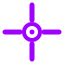

Python code for this plot:
#!/usr/bin/env python3
# Crosshair.py -- GTK3 crosshair overlay for Linux (Wayland + X11)
#
# v3.2.0 hardening pass (Nobara/KDE audit):
#   - Removed all pgrep/pkill/PID-file process-name killing (C-01/C-02).
#     Single-instance is now an advisory flock under $XDG_RUNTIME_DIR.
#   - Config load/save moved to crosshair_core: atomic writes, symlink
#     refusal, corrupt-file preservation, strict IPC validation (C-05/H-16).
#   - IPC is a bounded-size JSON protocol with peer-UID checking and a
#     boolean `ok` on every response (H-06).
#   - Actual GDK backend is detected (not just $XDG_SESSION_TYPE); native
#     Wayland without GTK Layer Shell now fails clearly instead of drawing
#     an unmanaged fallback window (C-06/C-07).
#   - Autostart is XDG-only; the old systemd user service is removed on
#     install/uninstall (C-03).
#   - Restart uses a pipe-EOF handoff so the replacement never races the
#     outgoing process for the lock/socket (H-11).
#   - See INTEGRATION.md and the release-gate checklist for the full list.
#
# 28/05/2026 patch (v3.1, preserved behavior): deduped draw code, X11 input
#   passthrough + type hint, dot_ring shape, --status flag, active-monitor
#   in dropdown, fix tray toggle not syncing checkbox, fix Gtk.Arrow
#   deprecation, fix scale label layout, math.tau, ASCII section separators
#
# 19/08/2026 patch: `--quit` no longer silently no-ops if the GTK
#   main loop is wedged. IPC commands are queued with GLib.idle_add and
#   normally acknowledge before the GTK callback executes. The "quit"
#   handler therefore starts a watchdog thread that gives the main loop
#   ~3s to flip should_quit, then self-terminates this process if it does
#   not. Other UI/control commands (toggle/show/hide/config/reload/set/
#   restart) still acknowledge when queued, not when applied; a wedged
#   main loop can leave those requests unapplied. That is a known
#   limitation, not covered by the quit watchdog. The watchdog never
#   signals any *other* process by PID or name -- it only exits itself,
#   preserving the C-01/C-02 decoy-process safety.

import argparse
import contextlib
import importlib
import json
import logging
import math
import os
import shutil
import signal
import subprocess
import sys
import threading
import time
from pathlib import Path

import crosshair_core as core

APP_ID = core.APP_ID
APP_NAME = core.APP_NAME
APP_VERSION = core.APP_VERSION

# --- small pure helpers (unchanged from v3.1) ---------------------------

def _clamp(v, lo, hi):
    return lo if v < lo else hi if v > hi else v

def _hex_to_rgba(hexstr, alpha=1.0):
    s = (hexstr or "").strip()
    if not s:
        return (0.65, 0.0, 1.0, alpha)
    if s.startswith("#"):
        s = s[1:]
    if len(s) == 3:
        s = "".join([c + c for c in s])
    if len(s) != 6:
        return (0.65, 0.0, 1.0, alpha)
    try:
        r = int(s[0:2], 16) / 255.0
        g = int(s[2:4], 16) / 255.0
        b = int(s[4:6], 16) / 255.0
        return (r, g, b, alpha)
    except Exception:
        return (0.65, 0.0, 1.0, alpha)

def _rgba_to_hex(rgba):
    r, g, b = rgba[0], rgba[1], rgba[2]
    ri = int(_clamp(r, 0, 1) * 255)
    gi = int(_clamp(g, 0, 1) * 255)
    bi = int(_clamp(b, 0, 1) * 255)
    return f"#{ri:02x}{gi:02x}{bi:02x}"

def _sanitize_inplace(cfg: dict) -> dict:
    """Sanitize cfg in place -- matches the mutation pattern the GUI relies on."""
    clean = core.sanitize_config(cfg)
    cfg.clear()
    cfg.update(clean)
    return cfg

# --- installer / autostart (XDG-only, atomic, symlink-safe) -------------

def _desktop_entry_exec(bin_path: Path, *, daemon: bool = False) -> str:
    # A normal application launch must activate/show the settings window.
    # Only the XDG autostart entry should start a hidden background daemon.
    # Desktop Entry Specification quoting: wrap in double quotes, escape
    # embedded backslashes/quotes.
    escaped = str(bin_path).replace("\\", "\\\\").replace('"', '\\"')
    command = f'"{escaped}"'
    return f"{command} --daemon --no-ui" if daemon else command

def _validate_desktop_file(path: Path) -> None:
    exe = shutil.which("desktop-file-validate")
    if not exe:
        print(f"Note: desktop-file-validate not found; skipped validation of {path}",
              file=sys.stderr)
        return
    try:
        result = subprocess.run([exe, str(path)], capture_output=True, text=True, timeout=5)
    except (OSError, subprocess.TimeoutExpired) as exc:
        raise core.CoreError(f"Could not run desktop-file-validate: {exc}") from exc
    if result.returncode != 0:
        with contextlib.suppress(OSError):
            path.unlink(missing_ok=True)
        raise core.CoreError(
            f"Generated desktop entry failed validation, removed:\n"
            f"{result.stdout}{result.stderr}".strip()
        )

def _desktop_dir() -> Path:
    exe = shutil.which("xdg-user-dir")
    if exe:
        try:
            result = subprocess.run([exe, "DESKTOP"], capture_output=True, text=True, timeout=3)
            candidate = result.stdout.strip()
            if result.returncode == 0 and candidate:
                return Path(candidate)
        except (OSError, subprocess.TimeoutExpired):
            pass
    return Path.home() / "Desktop"

def _remove_legacy_systemd_unit() -> list[str]:
    """Remove the v3.1 systemd user service, if present (C-03 migration)."""
    removed = []
    unit = Path.home() / ".config" / "systemd" / "user" / f"{APP_ID}.service"
    if unit.exists():
        try:
            subprocess.run(["systemctl", "--user", "disable", "--now", f"{APP_ID}.service"],
                           check=False, stdout=subprocess.DEVNULL, stderr=subprocess.DEVNULL,
                           timeout=5)
            subprocess.run(["systemctl", "--user", "daemon-reload"], check=False,
                           stdout=subprocess.DEVNULL, stderr=subprocess.DEVNULL, timeout=5)
        except (OSError, subprocess.TimeoutExpired):
            pass
        try:
            unit.unlink()
            removed.append(str(unit))
        except OSError:
            pass
    return removed

def _migrate_legacy_config(paths: core.AppPaths, log: logging.Logger) -> None:
    """One-time copy from the old purplecrosshair config location.

    Explicit and logged, called only from run_daemon() startup -- never at
    import time, so --help/--doctor/--status never touch the filesystem
    for this.
    """
    old_config = paths.home / ".config" / "purplecrosshair" / "config.json"
    if not old_config.exists() or paths.config_file.exists():
        return
    if old_config.is_symlink():
        log.warning("Skipping legacy config migration: source is a symlink (%s)", old_config)
        return
    try:
        data = old_config.read_bytes()
        core.atomic_write_bytes(paths.config_file, data, mode=0o600)
        log.info("Migrated legacy config from %s to %s", old_config, paths.config_file)
    except OSError as exc:
        log.warning("Legacy config migration failed: %s", exc)

def install_self(paths: core.AppPaths) -> tuple[Path, Path]:
    src = Path(__file__).resolve()
    if src.is_symlink():
        raise core.CoreError(f"Refusing to install from symlink source: {src}")
    core.atomic_write_bytes(paths.installed_source, src.read_bytes(), mode=0o644)
    launcher = f'#!/usr/bin/env bash\nexec python3 "{paths.installed_source}" "$@"\n'
    core.atomic_write_text(paths.bin_file, launcher, mode=0o755)
    app_entry = (
        "[Desktop Entry]\n"
        "Version=1.0\n"
        "Type=Application\n"
        f"Name={APP_NAME}\n"
        "Comment=Crosshair overlay for games without a built-in reticle\n"
        f"Exec={_desktop_entry_exec(paths.bin_file)}\n"
        "Icon=input-gaming\n"
        "Terminal=false\n"
        "Categories=Game;\n"
        "StartupNotify=false\n"
    )
    core.atomic_write_text(paths.application_entry, app_entry, mode=0o644)
    _validate_desktop_file(paths.application_entry)
    return paths.installed_source, paths.bin_file

def install_autostart(paths: core.AppPaths, log: logging.Logger | None = None) -> tuple[Path, Path]:
    _, bin_path = install_self(paths)
    content = (
        "[Desktop Entry]\n"
        "Type=Application\n"
        "Version=1.0\n"
        f"Name={APP_NAME}\n"
        "Comment=Crosshair overlay\n"
        f"TryExec={bin_path}\n"
        f"Exec={_desktop_entry_exec(bin_path, daemon=True)}\n"
        "Icon=input-gaming\n"
        "Terminal=false\n"
        "Categories=Utility;\n"
        "StartupNotify=false\n"
        "X-KDE-autostart-after=panel\n"
        "NoDisplay=true\n"
    )
    core.atomic_write_text(paths.autostart_entry, content, mode=0o644)
    _validate_desktop_file(paths.autostart_entry)
    removed_legacy = _remove_legacy_systemd_unit()
    if removed_legacy and log:
        log.info("Removed legacy systemd autostart unit(s): %s", removed_legacy)
    return bin_path, paths.autostart_entry

def install_desktop_shortcut(paths: core.AppPaths) -> Path:
    _, bin_path = install_self(paths)
    desktop_dir = _desktop_dir()
    if desktop_dir.is_symlink():
        raise core.CoreError(f"Refusing symlink desktop directory: {desktop_dir}")
    desktop_dir.mkdir(parents=True, exist_ok=True)
    shortcut = desktop_dir / f"{APP_ID}.desktop"
    content = (
        "[Desktop Entry]\n"
        "Version=1.0\n"
        "Type=Application\n"
        f"Name={APP_NAME}\n"
        "Comment=Crosshair overlay -- click to open settings\n"
        f"Exec={_desktop_entry_exec(bin_path)}\n"
        "Icon=input-gaming\n"
        "Terminal=false\n"
        "Categories=Utility;\n"
        "StartupNotify=false\n"
    )
    core.atomic_write_text(shortcut, content, mode=0o755)
    _validate_desktop_file(shortcut)
    return shortcut

def uninstall_app(paths: core.AppPaths) -> list[str]:
    removed = []
    targets = (
        paths.autostart_entry, paths.application_entry, paths.bin_file, paths.installed_source,
    )
    for p in targets:
        try:
            if p.exists() or p.is_symlink():
                p.unlink()
                removed.append(str(p))
        except OSError:
            pass
    removed += _remove_legacy_systemd_unit()
    for d in (paths.installed_source.parent, paths.application_entry.parent):
        try:
            if d.exists() and not any(d.iterdir()):
                d.rmdir()
        except OSError:
            pass
    return removed

def purge_config(paths: core.AppPaths) -> list[str]:
    removed = []
    try:
        if paths.config_dir.exists():
            for p in sorted(paths.config_dir.glob("*")):
                if p.is_file() or p.is_symlink():
                    p.unlink()
                    removed.append(str(p))
            if not any(paths.config_dir.iterdir()):
                paths.config_dir.rmdir()
                removed.append(str(paths.config_dir))
    except OSError as exc:
        print(f"Could not fully purge config: {exc}", file=sys.stderr)
    return removed

def start_daemon_background(paths: core.AppPaths) -> bool:
    try:
        subprocess.Popen(
            [sys.executable, str(Path(__file__).resolve()), "--daemon", "--no-ui"],
            stdout=subprocess.DEVNULL, stderr=subprocess.DEVNULL,
            start_new_session=True,
        )
        return True
    except OSError:
        return False

# --- doctor ---------------------------------------------------------------

def doctor(paths: core.AppPaths) -> int:
    mandatory_ok = True
    lines = [f"{APP_NAME} v{APP_VERSION} doctor"]
    session_hint = os.environ.get("XDG_SESSION_TYPE", "").strip().lower()
    lines.append(f"XDG_SESSION_TYPE (hint only, not authoritative): {session_hint or '(unset)'}")
    lines.append(f"Config:   {paths.config_file}")
    lines.append(f"Socket:   {paths.socket_file}")
    lines.append(f"Lock:     {paths.lock_file}")
    lines.append(f"Log:      {paths.log_file}")
    if paths.runtime_fallback:
        lines.append("WARNING: XDG_RUNTIME_DIR is unset/invalid; using a private cache "
                      "fallback. A normal desktop login should provide a valid runtime dir.")

    checks = [
        ("GTK3",          "Gtk",           "3.0", True),
        ("Gdk",           "Gdk",           "3.0", True),
        ("pycairo",       None,            None,  True),
        ("GtkLayerShell", "GtkLayerShell", "0.1", session_hint == "wayland"),
    ]
    try:
        import gi
    except Exception as exc:
        lines.append(f"  [MISS] PyGObject (MANDATORY): {exc}")
        mandatory_ok = False
        gi = None

    for label, ns, ver, mandatory in checks:
        try:
            if ns is None:
                importlib.import_module("cairo")
            else:
                if gi is None:
                    raise RuntimeError("PyGObject not available")
                gi.require_version(ns, ver)
                importlib.import_module(f"gi.repository.{ns}")
            lines.append(f"  [OK]   {label}")
        except Exception as exc:
            marker = "MANDATORY" if mandatory else "optional"
            lines.append(f"  [MISS] {label} ({marker}): {exc}")
            if mandatory:
                mandatory_ok = False

    tray_ok = False
    if gi is not None:
        for ns in ("AyatanaAppIndicator3", "AppIndicator3"):
            try:
                gi.require_version(ns, "0.1")
                importlib.import_module(f"gi.repository.{ns}")
                lines.append(f"  [OK]   tray via {ns}")
                tray_ok = True
                break
            except Exception:
                continue
    if not tray_ok:
        lines.append("  [WARN] no AppIndicator backend found; tray falls back to Gtk.StatusIcon "
                      "(this never blocks the overlay)")

    try:
        response = core.ipc_call(paths, {"cmd": "status"}, timeout=0.5)
        lines.append(f"Daemon:   running (pid {response.get('pid', '?')}, "
                      f"backend={response.get('backend', '?')}, "
                      f"layershell={response.get('layershell', '?')})")
    except core.IpcUnavailable:
        lines.append("Daemon:   not running")

    print("\n".join(lines))
    return 0 if mandatory_ok else 1

# --- daemon (GTK overlay + UI) --------------------------------------------

def run_daemon(paths: core.AppPaths, open_config: bool = False, verbose: bool = False) -> int:
    import warnings
    warnings.filterwarnings("ignore", category=DeprecationWarning)

    log = core.setup_logging(paths, verbose=verbose)
    log.info("Starting %s v%s (pid %s)", APP_NAME, APP_VERSION, os.getpid())
    if paths.runtime_fallback:
        log.warning("XDG_RUNTIME_DIR unset/invalid; using private fallback: %s", paths.runtime_dir)

    _migrate_legacy_config(paths, log)

    try:
        import gi
        gi.require_version("Gtk", "3.0")
        gi.require_version("Gdk", "3.0")
        from gi.repository import Gdk, GLib, GObject, Gtk
    except Exception as exc:
        msg = "GTK3 (PyGObject) is not available. Install python3-gobject + gtk3."
        print(msg, file=sys.stderr)
        print(str(exc), file=sys.stderr)
        log.error("%s -- %s", msg, exc)
        return 2

    try:
        def _gtk_log_suppress(domain, level, message, user_data):
            pass
        GLib.log_set_handler("Gtk", GLib.LogLevelFlags.LEVEL_WARNING, _gtk_log_suppress, None)
    except Exception:
        pass

    try:
        import cairo
    except Exception as exc:
        msg = "pycairo is not available. Install python3-cairo / python3-gi-cairo."
        print(msg, file=sys.stderr)
        print(str(exc), file=sys.stderr)
        log.error("%s -- %s", msg, exc)
        return 2

    display = Gdk.Display.get_default()
    if display is None:
        msg = "No graphical display detected."
        print(msg, file=sys.stderr)
        log.error(msg)
        return 2

    def _detect_backend(disp):
        # The GObject type name is intrinsic to the C library and is reliable
        # even when the optional GdkWayland/GdkX11 GI namespaces aren't
        # installed -- unlike $XDG_SESSION_TYPE, which can disagree with the
        # actual GDK backend under XWayland.
        try:
            type_name = GObject.type_name(disp)
        except Exception:
            type_name = type(disp).__name__
        lowered = type_name.lower()
        for key in ("wayland", "x11", "broadway", "win32", "quartz"):
            if key in lowered:
                return key
        return os.environ.get("XDG_SESSION_TYPE", "").strip().lower() or "unknown"

    backend = _detect_backend(display)
    is_wayland = (backend == "wayland")
    log.info("Detected GDK backend: %s", backend)

    HAVE_LAYERSHELL = False
    GtkLayerShell = None
    try:
        gi.require_version("GtkLayerShell", "0.1")
        from gi.repository import GtkLayerShell as _GtkLayerShell
        GtkLayerShell = _GtkLayerShell
        HAVE_LAYERSHELL = bool(GtkLayerShell.is_supported()) if hasattr(
            GtkLayerShell, "is_supported") else True
    except Exception:
        HAVE_LAYERSHELL = False

    if is_wayland and not HAVE_LAYERSHELL:
        msg = ("Native Wayland session detected but GTK Layer Shell is unavailable or "
               "unsupported by this compositor. Install gtk-layer-shell (Nobara/Fedora: "
               "'sudo dnf install gtk-layer-shell') and retry. Refusing to fall back to an "
               "unmanaged window that cannot guarantee placement/stacking.")
        print(msg, file=sys.stderr)
        log.error(msg)
        return 2
    use_layershell = bool(is_wayland and HAVE_LAYERSHELL)

    HAVE_APPINDICATOR = False
    AppIndicator3 = None
    for _ns in ("AyatanaAppIndicator3", "AppIndicator3"):
        try:
            gi.require_version(_ns, "0.1")
            AppIndicator3 = importlib.import_module(f"gi.repository.{_ns}")
            HAVE_APPINDICATOR = True
            log.info("Tray backend: %s", _ns)
            break
        except Exception:
            continue
    if not HAVE_APPINDICATOR:
        log.info("No AppIndicator backend found; tray falls back to Gtk.StatusIcon")

    try:
        core.ensure_runtime(paths)
    except core.CoreError as exc:
        print(str(exc), file=sys.stderr)
        log.error(str(exc))
        return 2

    result = core.load_config(paths.config_file, log)
    cfg = result.config
    _cfg_fingerprint = [core.file_fingerprint(paths.config_file)]

    def _save_cfg():
        core.save_config(cfg, paths.config_file)
        _cfg_fingerprint[0] = core.file_fingerprint(paths.config_file)

    def _save_if_needed(was_auto_save: bool, now_auto_save: bool):
        # Always save when auto-save is on, AND force one save on the
        # on->off transition so that turning auto-save off is itself
        # persisted (H-03) -- otherwise the fact that it's now off would
        # only reach disk on some later externally-triggered save. Shared
        # by both the settings-window debounce handler and the IPC "set"
        # command, which can independently flip auto_save.
        if now_auto_save or (was_auto_save and not now_auto_save):
            _save_cfg()

    # Acquire the single-instance lock and bind the IPC socket now -- BEFORE
    # building any windows, the settings UI, or the tray. A duplicate launch
    # must fail fast here without doing GTK/tray/D-Bus work (tray setup can
    # block for seconds, or hang entirely, on a system with no session bus).
    # handle_ipc references cfg/apply_config/settings_window/etc. that don't
    # exist yet -- that's fine, since IpcServer only calls the dispatcher
    # once a real request arrives, and _ipc_handler_ref is filled in once
    # handle_ipc is fully defined further down, well before Gtk.main() runs.
    _ipc_handler_ref = {"fn": None}

    def _dispatch_ipc(req):
        fn = _ipc_handler_ref["fn"]
        if fn is None:
            return {"ok": False, "message": "daemon is still starting up"}
        return fn(req)

    server = core.IpcServer(paths, _dispatch_ipc, log)
    try:
        server.start()
    except core.AlreadyRunning:
        msg = f"{APP_NAME} daemon is already running (lock held: {paths.lock_file})."
        print(msg, file=sys.stderr)
        log.error(msg)
        return 3
    except core.CoreError as exc:
        print(str(exc), file=sys.stderr)
        log.error(str(exc))
        return 2

    def _wrap_scrollable(widget):
        scrolled = Gtk.ScrolledWindow()
        scrolled.set_policy(Gtk.PolicyType.NEVER, Gtk.PolicyType.AUTOMATIC)
        scrolled.set_min_content_height(260)
        scrolled.add(widget)
        return scrolled

    # === shared crosshair drawing
    # Used by both the overlay window and the settings preview.
    # No cairo save/restore -- callers handle that if needed.
    def _draw_crosshair(cr, cx, cy, c):
        shape = c.get("shape", "dot")
        opacity = float(c.get("opacity", 0.95))
        size = float(c.get("size", 5))
        thick = float(c.get("thickness", 2))
        gap = float(c.get("gap", 3))
        main_rgba = _hex_to_rgba(c.get("color", "#a000ff"), opacity)

        outline = c.get("outline", {})
        outline_on = bool(outline.get("enabled", True)) and int(outline.get("thickness", 1)) > 0
        outline_thick = float(outline.get("thickness", 1))
        outline_rgba = _hex_to_rgba(
            outline.get("color", "#000000"),
            float(outline.get("opacity", 0.8)) * opacity,
        )

        shadow = c.get("shadow", {})
        shadow_on = bool(shadow.get("enabled", False))
        sh_rgba = _hex_to_rgba(
            shadow.get("color", "#000000"),
            float(shadow.get("opacity", 0.35)) * opacity,
        )
        sh_dx = float(shadow.get("offset_x", 1))
        sh_dy = float(shadow.get("offset_y", 1))

        cr.set_line_cap(cairo.LINE_CAP_ROUND)
        cr.set_line_join(cairo.LINE_JOIN_ROUND)

        def stroke_lines(rgba, width, dx=0.0, dy=0.0):
            cr.set_source_rgba(*rgba)
            cr.set_line_width(max(0.5, width))
            if shape in ("cross", "cross_dot", "plus"):
                g = 0.0 if shape == "plus" else gap
                cr.move_to(cx+dx,   cy+dy-g)
                cr.line_to(cx+dx,   cy+dy-(g+size))
                cr.move_to(cx+dx,   cy+dy+g)
                cr.line_to(cx+dx,   cy+dy+(g+size))
                cr.move_to(cx+dx-g, cy+dy)
                cr.line_to(cx+dx-(g+size), cy+dy)
                cr.move_to(cx+dx+g, cy+dy)
                cr.line_to(cx+dx+(g+size), cy+dy)
                cr.stroke()
            if shape in ("x", "x_dot"):
                cr.move_to(cx+dx-gap, cy+dy-gap)
                cr.line_to(cx+dx-(gap+size), cy+dy-(gap+size))
                cr.move_to(cx+dx+gap, cy+dy+gap)
                cr.line_to(cx+dx+(gap+size), cy+dy+(gap+size))
                cr.move_to(cx+dx-gap, cy+dy+gap)
                cr.line_to(cx+dx-(gap+size), cy+dy+(gap+size))
                cr.move_to(cx+dx+gap, cy+dy-gap)
                cr.line_to(cx+dx+(gap+size), cy+dy-(gap+size))
                cr.stroke()
            if shape in ("ring", "circle", "dot_ring"):
                cr.arc(cx+dx, cy+dy, max(1.0, size), 0.0, math.tau)
                cr.stroke()

        def fill_dot(rgba, radius, dx=0.0, dy=0.0):
            cr.set_source_rgba(*rgba)
            cr.arc(cx+dx, cy+dy, max(0.5, radius), 0.0, math.tau)
            cr.fill()

        # shadow pass
        if shadow_on:
            if shape == "dot":
                fill_dot(sh_rgba, max(1.0, size), sh_dx, sh_dy)
            elif shape in ("ring", "circle"):
                stroke_lines(sh_rgba, thick, sh_dx, sh_dy)
            elif shape == "dot_ring":
                stroke_lines(sh_rgba, thick, sh_dx, sh_dy)
                fill_dot(sh_rgba, max(1.0, thick * 0.9), sh_dx, sh_dy)
            else:
                stroke_lines(sh_rgba, thick, sh_dx, sh_dy)
                if shape in ("cross_dot", "x_dot"):
                    fill_dot(sh_rgba, max(1.0, thick * 0.9), sh_dx, sh_dy)

        # outline pass
        if outline_on:
            ow = thick + outline_thick * 2.0
            if shape == "dot":
                fill_dot(outline_rgba, max(1.0, size + outline_thick))
            elif shape in ("ring", "circle"):
                stroke_lines(outline_rgba, ow)
            elif shape == "dot_ring":
                stroke_lines(outline_rgba, ow)
                fill_dot(outline_rgba, max(1.0, thick * 0.9 + outline_thick))
            else:
                stroke_lines(outline_rgba, ow)
                if shape in ("cross_dot", "x_dot"):
                    fill_dot(outline_rgba, max(1.0, thick * 0.9 + outline_thick))

        # main pass
        if shape == "dot":
            fill_dot(main_rgba, max(1.0, size))
        elif shape in ("ring", "circle"):
            stroke_lines(main_rgba, thick)
        elif shape == "dot_ring":
            stroke_lines(main_rgba, thick)
            fill_dot(main_rgba, max(1.0, thick * 0.9))
        else:
            stroke_lines(main_rgba, thick)
            if shape in ("cross_dot", "x_dot"):
                fill_dot(main_rgba, max(1.0, thick * 0.9))

    SHAPES = ["dot", "cross", "x", "plus", "ring", "circle",
              "cross_dot", "x_dot", "dot_ring"]

    # === overlay window

    class OverlayWindow(Gtk.Window):
        def __init__(self, monitor, is_wayland, use_layershell):
            super().__init__(type=Gtk.WindowType.TOPLEVEL)
            self.monitor = monitor
            self.is_wayland = is_wayland
            self.use_layershell = use_layershell

            self.set_decorated(False)
            self.set_app_paintable(True)
            self.set_skip_taskbar_hint(True)
            self.set_skip_pager_hint(True)
            self.set_accept_focus(False)
            self.set_focus_on_map(False)
            self.stick()

            screen = self.get_screen()
            visual = screen.get_rgba_visual()
            if visual is not None:
                self.set_visual(visual)

            self.darea = Gtk.DrawingArea()
            self.darea.connect("draw", self.on_draw)
            self.add(self.darea)

            self._apply_window_rules()
            self.connect("configure-event", self._on_configure)
            self._apply_size_and_position()
            self.show_all()

        def _apply_window_rules(self):
            if self.use_layershell:
                GtkLayerShell.init_for_window(self)
                GtkLayerShell.set_layer(self, GtkLayerShell.Layer.OVERLAY)
                try:
                    GtkLayerShell.set_keyboard_mode(self, GtkLayerShell.KeyboardMode.NONE)
                except AttributeError:
                    with contextlib.suppress(Exception):
                        GtkLayerShell.set_keyboard_interactivity(self, False)
                GtkLayerShell.set_monitor(self, self.monitor)
                GtkLayerShell.set_anchor(self, GtkLayerShell.Edge.TOP, True)
                GtkLayerShell.set_anchor(self, GtkLayerShell.Edge.LEFT, True)
                GtkLayerShell.set_anchor(self, GtkLayerShell.Edge.RIGHT, False)
                GtkLayerShell.set_anchor(self, GtkLayerShell.Edge.BOTTOM, False)
                GtkLayerShell.set_exclusive_zone(self, -1)
            else:
                # X11: UTILITY type floats on top without full WM management
                with contextlib.suppress(Exception):
                    self.set_type_hint(Gdk.WindowTypeHint.UTILITY)
                with contextlib.suppress(Exception):
                    self.set_keep_above(True)

            # pass all mouse events through the canvas to whatever is below.
            # Applied at realize AND after map -- some compositors reset the
            # input region on the first map, so a single realize-time call
            # isn't always enough (H item: click-through must survive map).
            self.connect("realize", self._on_realize_passthrough)
            self.connect("map-event", self._on_realize_passthrough)

        def _on_realize_passthrough(self, *_):
            try:
                self.input_shape_combine_region(cairo.Region())
                log.debug("Applied empty input region (click-through) for %s", self)
            except Exception:
                log.exception("Failed to apply empty input region -- clicks may be captured")
            return False

        def _canvas_size_px(self):
            c = cfg
            size = int(c["size"])
            thick = int(c["thickness"])
            gap = int(c["gap"])
            o = c["outline"]
            outline_thick = int(o["thickness"]) if o.get("enabled") else 0
            sh = c["shadow"]
            shadow_pad = 0
            if sh.get("enabled"):
                shadow_pad = max(abs(int(sh.get("offset_x", 0))),
                                 abs(int(sh.get("offset_y", 0)))) + 2
            shape = c["shape"]
            if shape == "dot":
                ext = size + outline_thick + shadow_pad
            elif shape in ("ring", "circle", "dot_ring"):
                ext = size + thick + outline_thick + shadow_pad
            else:
                ext = (gap + size) + thick + outline_thick + shadow_pad
            return max(16, int(ext * 2 + 8))

        def _recenter(self, w, h):
            try:
                geo = self.monitor.get_geometry()
                x_margin = int((geo.width - w) / 2)
                y_margin = int((geo.height - h) / 2)
                if self.use_layershell:
                    GtkLayerShell.set_margin(self, GtkLayerShell.Edge.LEFT, max(0, x_margin))
                    GtkLayerShell.set_margin(self, GtkLayerShell.Edge.TOP, max(0, y_margin))
                else:
                    self.move(geo.x + x_margin, geo.y + y_margin)
            except Exception:
                log.exception("Failed to recenter overlay window")

        def _apply_size_and_position(self):
            canvas = self._canvas_size_px()
            self.set_default_size(canvas, canvas)
            self.darea.set_size_request(canvas, canvas)
            try:
                if self.get_realized():
                    self.resize(canvas, canvas)
            except Exception:
                log.exception("resize() failed for overlay window")
            # Recenter immediately from the requested size; the
            # configure-event handler below will correct this again once
            # the compositor reports the *actual* allocation (H-12: don't
            # trust set_default_size as a guaranteed live resize).
            self._recenter(canvas, canvas)
            self.queue_draw()

        def _on_configure(self, widget, event):
            alloc = self.get_allocation()
            if alloc.width > 1 and alloc.height > 1:
                self._recenter(alloc.width, alloc.height)
            return False

        def apply_config(self):
            self._apply_size_and_position()
            self.queue_draw()

        def on_draw(self, widget, cr):
            alloc = widget.get_allocation()
            w = float(alloc.width)
            h = float(alloc.height)

            cr.save()
            cr.set_operator(cairo.OPERATOR_SOURCE)
            cr.set_source_rgba(0, 0, 0, 0)
            cr.paint()
            cr.restore()

            if not cfg.get("enabled", True):
                return False

            _draw_crosshair(cr, w * 0.5, h * 0.5, cfg)
            return False

    # === app state

    _mon_name_cache = {}

    def _mon_cache_key(mon):
        # Stable hardware identity (physical size in mm) instead of the
        # GObject wrapper's id() -- id() changes on every hotplug/reconnect
        # even for the same physical screen, which meant a fresh (and on
        # this box, apparently multi-second/EDID-reading) manufacturer/model
        # lookup on every single reconnect -- e.g. every time a Moonlight/
        # Sunshine virtual display toggled during a stream, blocking the GTK
        # main loop each time. Physical size in mm comes from the same
        # wl_output geometry event GDK already has in hand, so reading it
        # here doesn't trigger a fresh blocking driver round-trip.
        try:
            w_mm = int(mon.get_width_mm() or 0)
            h_mm = int(mon.get_height_mm() or 0)
        except Exception:
            w_mm = h_mm = 0
        if w_mm or h_mm:
            return ("phys", w_mm, h_mm)
        return ("id", id(mon))

    def monitor_pretty_name(mon):
        # Cache by stable hardware identity -- EDID reads (manufacturer/model)
        # can block for several seconds on some drivers. get_connector() is
        # always instant.
        key = _mon_cache_key(mon)
        if key in _mon_name_cache:
            return _mon_name_cache[key]
        name = ""
        try:
            conn = (mon.get_connector() or "").strip()
            if conn:
                name = conn
        except AttributeError:
            pass
        if not name:
            try:
                mfg   = (mon.get_manufacturer() or "").strip()
                model = (mon.get_model()        or "").strip()
                name  = " ".join([x for x in (mfg, model) if x]).strip()
            except Exception:
                pass
        if not name:
            name = "Unknown"
        _mon_name_cache[key] = name
        return name

    def get_all_monitors():
        mons = []
        try:
            n = int(display.get_n_monitors() or 0)
        except Exception:
            n = 0
        for i in range(n):
            with contextlib.suppress(Exception):
                mons.append(display.get_monitor(i))
        return mons

    def _monitor_geo_key(m):
        # Stable left-to-right, top-to-bottom ordering for numbering monitors
        # in the UI and for disambiguating duplicate model names below.
        try:
            g = m.get_geometry()
            return (g.x, g.y)
        except Exception:
            return (0, 0)

    def _resolve_by_name(mons, needle, ordinal):
        # Resolve a saved (name, ordinal) pair back to a live monitor object.
        # Exact case-insensitive match first; falls back to substring match
        # for configs saved before this was tightened. When multiple
        # monitors share an identical name (e.g. two of the same model),
        # `ordinal` picks the Nth one in stable left-to-right order -- this
        # is what makes "monitor 3" keep meaning the same physical screen
        # even if the OS re-enumerates monitors after a hotplug/reconnect.
        needle = str(needle or "").strip()
        if not needle:
            return None
        low = needle.lower()
        exact = [m for m in mons if monitor_pretty_name(m).strip().lower() == low]
        candidates = exact if exact else [
            m for m in mons if low in monitor_pretty_name(m).lower()
        ]
        if not candidates:
            return None
        candidates.sort(key=_monitor_geo_key)
        idx = _clamp(int(ordinal or 0), 0, len(candidates) - 1)
        return candidates[idx]

    def get_monitor_choices_for_ui():
        # "active" follows the cursor -- useful when swapping between displays.
        # Specific-monitor picks are identified by NAME (+ ordinal for
        # duplicate model names), not raw enumeration index -- index order
        # can reshuffle on hotplug/wake, silently pointing "monitor 3" at a
        # different physical screen. Name (+ordinal) survives reconnects.
        choices = [
            ("all",                  "all",    None),
            ("primary",              "primary", None),
            ("active (cursor mon.)", "active",  None),
        ]
        mons = sorted(get_all_monitors(), key=_monitor_geo_key)
        seen = {}
        for pos, mon in enumerate(mons):
            name = monitor_pretty_name(mon)
            ordinal = seen.get(name, 0)
            seen[name] = ordinal + 1
            label = f"{pos + 1}: {name}"
            if ordinal > 0:
                label += f" (dup #{ordinal + 1})"
            choices.append((label, "name", (name, ordinal)))
        return choices

    def _fallback_primary(mons):
        try:
            primary = display.get_primary_monitor()
        except Exception:
            primary = None
        if primary is not None:
            return [primary]
        return [mons[0]] if mons else []

    def get_monitors():
        mons = get_all_monitors()
        if not mons:
            return []
        mm = str(cfg.get("monitor_mode", "all")).strip().lower()
        if mm == "primary":
            return _fallback_primary(mons)
        if mm == "index":
            idx = _clamp(int(cfg.get("monitor_index", 0) or 0), 0, len(mons) - 1)
            cfg["monitor_index"] = idx
            return [mons[idx]]
        if mm == "name":
            picked = _resolve_by_name(
                mons, cfg.get("monitor_name", ""), cfg.get("monitor_name_ordinal", 0)
            )
            if picked is not None:
                return [picked]
            return _fallback_primary(mons)
        if mm == "active":
            try:
                seat = display.get_default_seat()
                pointer = seat.get_pointer() if seat else None
                if pointer is not None:
                    pos = pointer.get_position()
                    x = y = 0
                    if isinstance(pos, tuple):
                        if len(pos) >= 3:
                            x, y = int(pos[1]), int(pos[2])
                        elif len(pos) == 2:
                            x, y = int(pos[0]), int(pos[1])
                    mon = display.get_monitor_at_point(x, y)
                    if mon is not None:
                        return [mon]
            except Exception:
                pass
            return _fallback_primary(mons)
        return mons  # all

    windows = []

    def rebuild_windows():
        nonlocal windows
        for w in windows:
            with contextlib.suppress(Exception):
                w.destroy()
        windows = []
        for mon in get_monitors():
            windows.append(OverlayWindow(mon, is_wayland=is_wayland,
                                         use_layershell=use_layershell))

    rebuild_windows()

    # defined early so SettingsWindow and tray can reference it;
    # real implementation added via _quit_callbacks below
    _quit_callbacks = []

    def request_quit():
        for cb in list(_quit_callbacks):
            with contextlib.suppress(Exception):
                cb()

    # holds the restart hand-off guard fd between _restart() and the
    # cleanup block after Gtk.main() returns (item 18: pipe-EOF handoff)
    _restart_guard = {"fd": None}

    def _reload_cfg_and_sync():
        r = core.load_config(paths.config_file, log)
        cfg.clear()
        cfg.update(r.config)
        _cfg_fingerprint[0] = core.file_fingerprint(paths.config_file)
        apply_config(rebuild=True)
        settings_window._sync_ui_from_cfg()
        if r.recovered:
            log.warning("Reload recovered from invalid config: %s", r.error)

    # === settings window

    class SettingsWindow(Gtk.Window):
        def __init__(self):
            super().__init__(title=f"{APP_NAME} Settings v{APP_VERSION}")
            self.set_default_size(540, 640)
            self._debounce_id = None
            self._suppress_changes = False
            self._pending_rebuild = False

            outer = Gtk.Box(orientation=Gtk.Orientation.VERTICAL, spacing=6)
            outer.set_border_width(8)
            self.add(outer)

            # header bar
            hb = Gtk.Box(orientation=Gtk.Orientation.HORIZONTAL, spacing=6)
            outer.pack_start(hb, False, False, 0)

            self.btn_toggle = Gtk.Button(label="Toggle")
            self.btn_toggle.connect("clicked", lambda *_: self._toggle_enabled())
            hb.pack_start(self.btn_toggle, False, False, 0)

            self.btn_show = Gtk.Button(label="Show")
            self.btn_show.connect("clicked", lambda *_: self._set_enabled(True))
            hb.pack_start(self.btn_show, False, False, 0)

            self.btn_hide = Gtk.Button(label="Hide")
            self.btn_hide.connect("clicked", lambda *_: self._set_enabled(False))
            hb.pack_start(self.btn_hide, False, False, 0)

            self.btn_restart = Gtk.Button(label="↺ Restart")
            self.btn_restart.set_tooltip_text(
                "Saves config, then hands off to a fresh daemon once this one\n"
                "has fully exited (no other running instances are touched)."
            )
            self.btn_restart.connect("clicked", lambda *_: self._restart())
            hb.pack_start(self.btn_restart, False, False, 0)

            self.btn_save = Gtk.Button(label="💾 Save")
            self.btn_save.connect("clicked", lambda *_: self._save())
            hb.pack_end(self.btn_save, False, False, 0)

            self.btn_quit = Gtk.Button(label="✕ Quit")
            self.btn_quit.connect("clicked", lambda *_: request_quit())
            hb.pack_end(self.btn_quit, False, False, 0)

            nb = Gtk.Notebook()
            outer.pack_start(nb, True, True, 0)

            # tab: General
            tab_gen = Gtk.Box(orientation=Gtk.Orientation.VERTICAL, spacing=10)
            tab_gen.set_border_width(10)
            nb.append_page(_wrap_scrollable(tab_gen), Gtk.Label(label="General"))

            self.chk_enabled = Gtk.CheckButton(label="Enabled")
            self.chk_enabled.set_active(bool(cfg.get("enabled", True)))
            self.chk_enabled.connect("toggled", lambda *_: self._changed())
            tab_gen.pack_start(self.chk_enabled, False, False, 0)

            self.chk_auto_save = Gtk.CheckButton(label="Auto-save on change")
            self.chk_auto_save.set_active(bool(cfg.get("auto_save", True)))
            self.chk_auto_save.set_tooltip_text(
                "When on, every UI change is immediately written to disk.\n"
                "When off, use the Save button."
            )
            self.chk_auto_save.connect("toggled", lambda *_: self._changed())
            tab_gen.pack_start(self.chk_auto_save, False, False, 0)

            row_shape = Gtk.Box(orientation=Gtk.Orientation.HORIZONTAL, spacing=10)
            tab_gen.pack_start(row_shape, False, False, 0)
            lbl_shape = Gtk.Label(label="Shape", xalign=0)
            lbl_shape.set_size_request(120, -1)
            row_shape.pack_start(lbl_shape, False, False, 0)
            self.cmb_shape = Gtk.ComboBoxText()
            for s in SHAPES:
                self.cmb_shape.append_text(s)
            _cur_shape = cfg.get("shape", "dot")
            active_idx = SHAPES.index(_cur_shape) if _cur_shape in SHAPES else 0
            self.cmb_shape.set_active(active_idx)
            self.cmb_shape.connect("changed", lambda *_: self._changed())
            row_shape.pack_end(self.cmb_shape, False, False, 0)

            # monitor selector
            row_mon = Gtk.Box(orientation=Gtk.Orientation.HORIZONTAL, spacing=10)
            tab_gen.pack_start(row_mon, False, False, 0)
            lbl_mon = Gtk.Label(label="Monitor mode", xalign=0)
            lbl_mon.set_size_request(120, -1)
            row_mon.pack_start(lbl_mon, False, False, 0)

            self._mon_choice_mode = str(cfg.get("monitor_mode", "all")).strip().lower()
            self._mon_choice_index = int(cfg.get("monitor_index", 0) or 0)
            self._mon_choice_name = str(cfg.get("monitor_name", ""))
            self._mon_choice_name_ordinal = int(cfg.get("monitor_name_ordinal", 0) or 0)

            self.mon_btn = Gtk.MenuButton()
            self.mon_btn.set_size_request(320, -1)
            mon_inner = Gtk.Box(orientation=Gtk.Orientation.HORIZONTAL, spacing=6)
            self.mon_btn.add(mon_inner)
            self.mon_btn_label = Gtk.Label(label="", xalign=0)
            mon_inner.pack_start(self.mon_btn_label, True, True, 0)
            # Gtk.Arrow is deprecated since 3.14 -- use a plain label instead
            mon_inner.pack_end(Gtk.Label(label="▾"), False, False, 0)
            self.mon_pop = Gtk.Popover.new(self.mon_btn)
            self.mon_pop.set_border_width(6)
            self.mon_pop_box = Gtk.Box(orientation=Gtk.Orientation.VERTICAL, spacing=2)
            self.mon_pop.add(self.mon_pop_box)
            self.mon_btn.set_popover(self.mon_pop)
            self._refresh_monitor_dropdown()
            row_mon.pack_end(self.mon_btn, True, True, 0)

            btn_reset = Gtk.Button(label="Reset to Defaults")
            btn_reset.set_tooltip_text("Restore all settings to their default values.")
            btn_reset.connect("clicked", lambda *_: self._reset_defaults())
            tab_gen.pack_start(btn_reset, False, False, 0)

            # tab: Appearance
            tab_app = Gtk.Box(orientation=Gtk.Orientation.VERTICAL, spacing=10)
            tab_app.set_border_width(10)
            nb.append_page(_wrap_scrollable(tab_app), Gtk.Label(label="Appearance"))

            self.scale_opacity = self._add_scale(tab_app, "Opacity", 0.05, 1.0,
                                                  cfg.get("opacity", 0.95), step=0.01)
            self.scale_size = self._add_scale(tab_app, "Size", 1, 200, cfg.get("size", 5))
            self.scale_thick = self._add_scale(
                tab_app, "Thickness", 1, 100, cfg.get("thickness", 2)
            )
            self.scale_gap = self._add_scale(tab_app, "Gap", 0, 200, cfg.get("gap", 3))

            row_col = Gtk.Box(orientation=Gtk.Orientation.HORIZONTAL, spacing=10)
            tab_app.pack_start(row_col, False, False, 0)
            lbl_col = Gtk.Label(label="Color", xalign=0)
            lbl_col.set_size_request(120, -1)
            row_col.pack_start(lbl_col, False, False, 0)
            self.btn_color = Gtk.ColorButton()
            self.btn_color.set_use_alpha(False)
            self.btn_color.set_rgba(self._gdk_rgba_from_hex(cfg.get("color", "#a000ff")))
            self.btn_color.connect("color-set", lambda *_: self._changed())
            row_col.pack_end(self.btn_color, False, False, 0)

            # outline frame
            fr_out = Gtk.Frame(label="Outline")
            tab_app.pack_start(fr_out, False, False, 0)
            box_out = Gtk.Box(orientation=Gtk.Orientation.VERTICAL, spacing=8)
            box_out.set_border_width(8)
            fr_out.add(box_out)

            self.chk_outline = Gtk.CheckButton(label="Enable outline")
            self.chk_outline.set_active(bool(cfg.get("outline", {}).get("enabled", True)))
            self.chk_outline.connect("toggled", lambda *_: self._changed())
            box_out.pack_start(self.chk_outline, False, False, 0)

            row_out_col = Gtk.Box(orientation=Gtk.Orientation.HORIZONTAL, spacing=10)
            box_out.pack_start(row_out_col, False, False, 0)
            lbl_oc = Gtk.Label(label="Outline color", xalign=0)
            lbl_oc.set_size_request(120, -1)
            row_out_col.pack_start(lbl_oc, False, False, 0)
            self.btn_outline_color = Gtk.ColorButton()
            self.btn_outline_color.set_use_alpha(False)
            self.btn_outline_color.set_rgba(
                self._gdk_rgba_from_hex(cfg.get("outline", {}).get("color", "#000000"))
            )
            self.btn_outline_color.connect("color-set", lambda *_: self._changed())
            row_out_col.pack_end(self.btn_outline_color, False, False, 0)

            self.scale_outline_op = self._add_scale(box_out, "Outline opacity", 0.0, 1.0,
                cfg.get("outline", {}).get("opacity", 0.8), step=0.01)
            self.scale_outline_th = self._add_scale(box_out, "Outline thickness", 0, 100,
                cfg.get("outline", {}).get("thickness", 1))

            # shadow frame
            fr_sh = Gtk.Frame(label="Shadow")
            tab_app.pack_start(fr_sh, False, False, 0)
            box_sh = Gtk.Box(orientation=Gtk.Orientation.VERTICAL, spacing=8)
            box_sh.set_border_width(8)
            fr_sh.add(box_sh)

            self.chk_shadow = Gtk.CheckButton(label="Enable shadow")
            self.chk_shadow.set_active(bool(cfg.get("shadow", {}).get("enabled", False)))
            self.chk_shadow.connect("toggled", lambda *_: self._changed())
            box_sh.pack_start(self.chk_shadow, False, False, 0)

            row_sh_col = Gtk.Box(orientation=Gtk.Orientation.HORIZONTAL, spacing=10)
            box_sh.pack_start(row_sh_col, False, False, 0)
            lbl_sc = Gtk.Label(label="Shadow color", xalign=0)
            lbl_sc.set_size_request(120, -1)
            row_sh_col.pack_start(lbl_sc, False, False, 0)
            self.btn_shadow_color = Gtk.ColorButton()
            self.btn_shadow_color.set_use_alpha(False)
            self.btn_shadow_color.set_rgba(
                self._gdk_rgba_from_hex(cfg.get("shadow", {}).get("color", "#000000"))
            )
            self.btn_shadow_color.connect("color-set", lambda *_: self._changed())
            row_sh_col.pack_end(self.btn_shadow_color, False, False, 0)

            self.scale_shadow_op = self._add_scale(box_sh, "Shadow opacity", 0.0, 1.0,
                cfg.get("shadow", {}).get("opacity", 0.35), step=0.01)

            row_sh_off = Gtk.Box(orientation=Gtk.Orientation.HORIZONTAL, spacing=10)
            box_sh.pack_start(row_sh_off, False, False, 0)
            lbl_soff = Gtk.Label(label="Offset X / Y", xalign=0)
            lbl_soff.set_size_request(120, -1)
            row_sh_off.pack_start(lbl_soff, False, False, 0)
            self.spin_sh_x = Gtk.SpinButton.new_with_range(-200, 200, 1)
            self.spin_sh_y = Gtk.SpinButton.new_with_range(-200, 200, 1)
            self.spin_sh_x.set_value(float(cfg.get("shadow", {}).get("offset_x", 1)))
            self.spin_sh_y.set_value(float(cfg.get("shadow", {}).get("offset_y", 1)))
            self.spin_sh_x.connect("value-changed", lambda *_: self._changed())
            self.spin_sh_y.connect("value-changed", lambda *_: self._changed())
            row_sh_off.pack_end(self.spin_sh_y, False, False, 0)
            row_sh_off.pack_end(self.spin_sh_x, False, False, 0)

            # tab: Preview
            tab_prev = Gtk.Box(orientation=Gtk.Orientation.VERTICAL, spacing=10)
            tab_prev.set_border_width(10)
            nb.append_page(_wrap_scrollable(tab_prev), Gtk.Label(label="Preview"))

            self.preview = Gtk.DrawingArea()
            self.preview.set_size_request(240, 240)
            self.preview.connect("draw", self._draw_preview)
            tab_prev.pack_start(self.preview, True, True, 0)

            row_bg = Gtk.Box(orientation=Gtk.Orientation.HORIZONTAL, spacing=10)
            tab_prev.pack_start(row_bg, False, False, 0)
            lbl_pbg = Gtk.Label(label="Preview background", xalign=0)
            lbl_pbg.set_size_request(150, -1)
            row_bg.pack_start(lbl_pbg, False, False, 0)
            self.btn_preview_bg = Gtk.ColorButton()
            self.btn_preview_bg.set_use_alpha(False)
            self.btn_preview_bg.set_rgba(self._gdk_rgba_from_hex(cfg.get("preview_bg", "#222222")))
            self.btn_preview_bg.connect("color-set", lambda *_: self._preview_bg_changed())
            row_bg.pack_end(self.btn_preview_bg, False, False, 0)

            # tab: Hotkeys & Autostart
            tab_hot = Gtk.Box(orientation=Gtk.Orientation.VERTICAL, spacing=10)
            tab_hot.set_border_width(10)
            nb.append_page(_wrap_scrollable(tab_hot), Gtk.Label(label="Hotkeys & Autostart"))

            lbl = Gtk.Label()
            lbl.set_xalign(0)
            script_hint = self._launcher_hint()
            lbl.set_markup(
                "Wayland blocks global key grabs. On KDE, bind a shortcut to a command.\n\n"
                f"<b>Toggle:</b>\n<tt>{script_hint} --toggle</tt>\n\n"
                f"<b>Show:</b>\n<tt>{script_hint} --show</tt>\n\n"
                f"<b>Hide:</b>\n<tt>{script_hint} --hide</tt>\n"
            )
            lbl.set_line_wrap(True)
            lbl.set_selectable(True)
            tab_hot.pack_start(lbl, False, False, 0)

            row_copy = Gtk.Box(orientation=Gtk.Orientation.HORIZONTAL, spacing=8)
            tab_hot.pack_start(row_copy, False, False, 0)
            btn_copy = Gtk.Button(label="Copy toggle command")
            btn_copy.connect("clicked", lambda *_: self._copy_text(f"{script_hint} --toggle"))
            row_copy.pack_start(btn_copy, False, False, 0)

            btn_install = Gtk.Button(label="Install + Autostart")
            btn_install.connect("clicked", lambda *_: self._install_autostart())
            row_copy.pack_end(btn_install, False, False, 0)

            btn_uninstall = Gtk.Button(label="Remove Autostart")
            btn_uninstall.connect("clicked", lambda *_: self._remove_autostart())
            row_copy.pack_end(btn_uninstall, False, False, 0)

            tip = Gtk.Label()
            tip.set_xalign(0)
            tip.set_line_wrap(True)
            tip.set_markup(
                "<b>Fullscreen tip:</b> If crosshair vanishes in fullscreen,\n"
                "set <tt>KWIN_DRM_NO_DIRECT_SCANOUT=1</tt> and re-login."
            )
            tab_hot.pack_start(tip, False, False, 0)

            # tab: System
            tab_sys = Gtk.Box(orientation=Gtk.Orientation.VERTICAL, spacing=10)
            tab_sys.set_border_width(10)
            nb.append_page(_wrap_scrollable(tab_sys), Gtk.Label(label="System"))

            btn_cfg_folder = Gtk.Button(label="📁 Open Config Folder")
            btn_cfg_folder.set_tooltip_text(str(paths.config_dir))
            btn_cfg_folder.connect("clicked", lambda *_: self._open_folder(str(paths.config_dir)))
            tab_sys.pack_start(btn_cfg_folder, False, False, 0)

            btn_script = Gtk.Button(label="📄 Open Script Location")
            btn_script.set_tooltip_text(str(Path(__file__).resolve().parent))
            btn_script.connect("clicked", lambda *_: self._open_folder(
                str(Path(__file__).resolve().parent)
            ))
            tab_sys.pack_start(btn_script, False, False, 0)

            btn_edit_cfg = Gtk.Button(label="✏️ Edit Config in Text Editor")
            btn_edit_cfg.connect("clicked", lambda *_: self._edit_config())
            tab_sys.pack_start(btn_edit_cfg, False, False, 0)

            btn_reload = Gtk.Button(label="🔄 Reload Config from Disk")
            btn_reload.set_tooltip_text(
                "Discards current UI state and reloads config.json from disk."
            )
            btn_reload.connect("clicked", lambda *_: self._reload_config())
            tab_sys.pack_start(btn_reload, False, False, 0)

            btn_uninstall_app = Gtk.Button(label="🗑 Uninstall App")
            btn_uninstall_app.set_tooltip_text(
                "Removes the installed script, launcher, app-menu entry, and\n"
                "autostart entry. Your config file is kept."
            )
            btn_uninstall_app.connect("clicked", lambda *_: self._uninstall_app())
            tab_sys.pack_start(btn_uninstall_app, False, False, 0)

            sep = Gtk.Separator(orientation=Gtk.Orientation.HORIZONTAL)
            tab_sys.pack_start(sep, False, False, 0)

            info = Gtk.Label()
            info.set_xalign(0)
            info.set_line_wrap(True)
            info.set_markup(
                f"<b>Config:</b> <tt>{paths.config_file}</tt>\n"
                f"<b>Socket:</b> <tt>{paths.socket_file}</tt>\n"
                f"<b>Lock:</b> <tt>{paths.lock_file}</tt>\n"
                f"<b>Log:</b> <tt>{paths.log_file}</tt>\n"
                f"<b>Version:</b> {APP_VERSION}"
            )
            info.set_selectable(True)
            tab_sys.pack_start(info, False, False, 0)

            # status bar
            self.statusbar = Gtk.Label(label="", xalign=0)
            try:
                from gi.repository import Pango
                self.statusbar.set_ellipsize(Pango.EllipsizeMode.END)
            except Exception:
                self.statusbar.set_ellipsize(3)
            outer.pack_start(self.statusbar, False, False, 0)
            self._update_statusbar()

            self.connect("delete-event", lambda *_: self.hide_on_delete())
            # sync UI to current cfg whenever the window becomes visible --
            # catches toggles/reloads that happened while the window was hidden
            self.connect("show", lambda *_: self._sync_ui_from_cfg())

        # helpers

        def _update_statusbar(self):
            try:
                mons = get_all_monitors()
                mon_info = " | ".join(
                    f"#{i+1} {monitor_pretty_name(m)}" for i, m in enumerate(mons)
                )
                enabled = "ON" if cfg.get("enabled", True) else "OFF"
                backend_info = f"{backend}{'+layershell' if use_layershell else ''}"
                self.statusbar.set_text(
                    f"Crosshair: {enabled}  |  {backend_info}  |  "
                    f"{len(mons)} monitor(s): {mon_info}"
                )
            except Exception:
                pass

        def _launcher_hint(self):
            if paths.bin_file.exists():
                return str(paths.bin_file)
            return f'python3 "{Path(__file__).resolve()}"'

        def _copy_text(self, text):
            try:
                cb = Gtk.Clipboard.get(Gdk.SELECTION_CLIPBOARD)
                cb.set_text(text, -1)
                cb.store()
            except Exception:
                pass

        def _open_folder(self, path):
            with contextlib.suppress(Exception):
                subprocess.Popen(["xdg-open", path])

        def _edit_config(self):
            _save_cfg()
            with contextlib.suppress(Exception):
                subprocess.Popen(["xdg-open", str(paths.config_file)])

        def _install_autostart(self):
            try:
                bin_path, autostart_path = install_autostart(paths, log)
            except core.CoreError as exc:
                self._info_dialog("Install failed", str(exc))
                return
            msg = (f"Installed:\n  {bin_path}\n  {autostart_path}\n\n"
                   "Autostart: XDG autostart entry enabled (no systemd unit used).")
            self._info_dialog("Install complete", msg)

        def _remove_autostart(self):
            removed = []
            try:
                if paths.autostart_entry.exists() or paths.autostart_entry.is_symlink():
                    paths.autostart_entry.unlink()
                    removed.append(str(paths.autostart_entry))
            except OSError:
                pass
            removed += _remove_legacy_systemd_unit()
            msg = "Removed:\n" + ("\n".join(removed) if removed else "(nothing found)")
            self._info_dialog("Autostart removed", msg)

        def _uninstall_app(self):
            dlg = Gtk.MessageDialog(
                parent=self, modal=True, message_type=Gtk.MessageType.QUESTION,
                buttons=Gtk.ButtonsType.YES_NO, text="Uninstall Crosshair?",
            )
            dlg.format_secondary_text(
                "This removes the installed script, launcher, app-menu entry, and "
                "autostart entry. Your configuration file is kept.\n"
                "The currently running overlay keeps running until you quit it."
            )
            resp = dlg.run()
            dlg.destroy()
            if resp == Gtk.ResponseType.YES:
                removed = uninstall_app(paths)
                msg = "Removed:\n" + ("\n".join(removed) if removed else "(nothing found)")
                self._info_dialog("Uninstalled", msg)

        def _info_dialog(self, title, body):
            dlg = Gtk.MessageDialog(parent=self, modal=True,
                                    message_type=Gtk.MessageType.INFO,
                                    buttons=Gtk.ButtonsType.OK, text=title)
            dlg.format_secondary_text(body)
            dlg.run()
            dlg.destroy()

        def _gdk_rgba_from_hex(self, hexstr):
            rgba = _hex_to_rgba(hexstr, 1.0)
            gr = Gdk.RGBA()
            gr.red, gr.green, gr.blue, gr.alpha = rgba[0], rgba[1], rgba[2], 1.0
            return gr

        def _add_scale(self, parent_box, label, lo, hi, val, step=1):
            row = Gtk.Box(orientation=Gtk.Orientation.HORIZONTAL, spacing=10)
            parent_box.pack_start(row, False, False, 0)
            # fixed-width label so the scale widget gets most of the row
            lbl = Gtk.Label(label=label, xalign=0)
            lbl.set_size_request(120, -1)
            row.pack_start(lbl, False, False, 0)
            adj = Gtk.Adjustment(value=float(val), lower=float(lo), upper=float(hi),
                                  step_increment=float(step), page_increment=float(step) * 10)
            scale = Gtk.Scale(orientation=Gtk.Orientation.HORIZONTAL, adjustment=adj)
            scale.set_digits(2 if step < 1 else 0)
            scale.set_value_pos(Gtk.PositionType.RIGHT)
            scale.connect("value-changed", lambda *_: self._changed())
            row.pack_end(scale, True, True, 0)
            return scale

        def _toggle_enabled(self):
            # set_active fires 'toggled' which calls _changed() -- don't call it again
            self.chk_enabled.set_active(not self.chk_enabled.get_active())

        def _set_enabled(self, on):
            self.chk_enabled.set_active(bool(on))

        def _reset_defaults(self):
            dlg = Gtk.MessageDialog(
                parent=self, modal=True, message_type=Gtk.MessageType.QUESTION,
                buttons=Gtk.ButtonsType.YES_NO,
                text="Reset to Defaults?",
            )
            dlg.format_secondary_text(
                "All settings will be restored to their default values.\n"
                "This cannot be undone."
            )
            resp = dlg.run()
            dlg.destroy()
            if resp == Gtk.ResponseType.YES:
                cfg.clear()
                cfg.update(core.default_config())
                _save_cfg()
                apply_config(rebuild=True)
                self._sync_ui_from_cfg()

        def _reload_config(self):
            _reload_cfg_and_sync()

        def _preview_bg_changed(self):
            c = self.btn_preview_bg.get_rgba()
            cfg["preview_bg"] = _rgba_to_hex((c.red, c.green, c.blue, 1.0))
            self.preview.queue_draw()
            if cfg.get("auto_save", True):
                _save_cfg()

        def _restart(self):
            """Save config; hand off to a fresh daemon once this one exits cleanly.

            Uses the pipe-EOF handoff in crosshair_core -- the replacement
            process is only spawned after this process has released the lock
            and socket, so it never races itself for ownership (H-11).
            """
            self._read_ui_to_cfg()
            _save_cfg()
            _restart_guard["fd"] = core.schedule_restart(
                Path(__file__).resolve(), ["--daemon", "--no-ui"], paths.log_file
            )
            request_quit()

        def _refresh_monitor_dropdown(self):
            try:
                for ch in list(self.mon_pop_box.get_children()):
                    self.mon_pop_box.remove(ch)
            except Exception:
                pass

            choices = get_monitor_choices_for_ui()
            active_label = None
            for lbl, mode, extra in choices:
                if self._mon_choice_mode != mode:
                    continue
                if mode == "name" and extra is not None:
                    name, ordinal = extra
                    if name == self._mon_choice_name and ordinal == self._mon_choice_name_ordinal:
                        active_label = lbl
                        break
                else:
                    active_label = lbl
                    break

            if active_label is None:
                # Nothing matched -- likely a pre-upgrade config that used a
                # raw index, or the previously-chosen screen is unplugged.
                # Fall back to "all" rather than guessing at a possibly
                # wrong physical monitor.
                self._mon_choice_mode = "all"
                self._mon_choice_name = ""
                self._mon_choice_name_ordinal = 0
                active_label = "all"

            self.mon_btn_label.set_text(active_label)

            def add_item(lbl, mode, extra):
                btn = Gtk.ModelButton(label=lbl)
                btn.set_hexpand(True)
                btn.set_halign(Gtk.Align.FILL)

                def _pick(*_):
                    self._mon_choice_mode = mode
                    if mode == "name" and extra is not None:
                        self._mon_choice_name, self._mon_choice_name_ordinal = extra
                    self.mon_btn_label.set_text(lbl)
                    try:
                        self.mon_pop.popdown()
                    except Exception:
                        with contextlib.suppress(Exception):
                            self.mon_pop.hide()
                    self._changed(rebuild=True)

                btn.connect("clicked", _pick)
                self.mon_pop_box.pack_start(btn, False, False, 0)

            for lbl, mode, extra in choices:
                add_item(lbl, mode, extra)

            self.mon_pop_box.show_all()

        def refresh_monitor_options(self):
            self._refresh_monitor_dropdown()
            self._update_statusbar()

        def _sync_ui_from_cfg(self):
            """Push current cfg values back into all UI widgets."""
            self._suppress_changes = True
            try:
                self.chk_enabled.set_active(bool(cfg.get("enabled", True)))
                self.chk_auto_save.set_active(bool(cfg.get("auto_save", True)))
                shape = cfg.get("shape", "dot")
                if shape in SHAPES:
                    self.cmb_shape.set_active(SHAPES.index(shape))
                self.scale_opacity.set_value(float(cfg.get("opacity", 0.95)))
                self.scale_size.set_value(float(cfg.get("size", 5)))
                self.scale_thick.set_value(float(cfg.get("thickness", 2)))
                self.scale_gap.set_value(float(cfg.get("gap", 3)))
                self.btn_color.set_rgba(self._gdk_rgba_from_hex(cfg.get("color", "#a000ff")))
                o = cfg.get("outline", {})
                self.chk_outline.set_active(bool(o.get("enabled", True)))
                self.btn_outline_color.set_rgba(self._gdk_rgba_from_hex(o.get("color", "#000000")))
                self.scale_outline_op.set_value(float(o.get("opacity", 0.8)))
                self.scale_outline_th.set_value(float(o.get("thickness", 1)))
                s = cfg.get("shadow", {})
                self.chk_shadow.set_active(bool(s.get("enabled", False)))
                self.btn_shadow_color.set_rgba(self._gdk_rgba_from_hex(s.get("color", "#000000")))
                self.scale_shadow_op.set_value(float(s.get("opacity", 0.35)))
                self.spin_sh_x.set_value(float(s.get("offset_x", 1)))
                self.spin_sh_y.set_value(float(s.get("offset_y", 1)))
                self.btn_preview_bg.set_rgba(
                    self._gdk_rgba_from_hex(cfg.get("preview_bg", "#222222"))
                )
                self._mon_choice_mode = str(cfg.get("monitor_mode", "all"))
                self._mon_choice_index = int(cfg.get("monitor_index", 0) or 0)
                self._mon_choice_name = str(cfg.get("monitor_name", ""))
                self._mon_choice_name_ordinal = int(cfg.get("monitor_name_ordinal", 0) or 0)
                self._refresh_monitor_dropdown()
            finally:
                self._suppress_changes = False
            self.preview.queue_draw()
            self._update_statusbar()

        def _read_ui_to_cfg(self):
            cfg["enabled"] = bool(self.chk_enabled.get_active())
            cfg["auto_save"] = bool(self.chk_auto_save.get_active())
            cfg["shape"] = self.cmb_shape.get_active_text() or "dot"
            cfg["monitor_mode"] = str(self._mon_choice_mode or "all")
            cfg["monitor_index"] = int(self._mon_choice_index or 0)
            cfg["monitor_name"] = str(self._mon_choice_name or "")
            cfg["opacity"] = float(self.scale_opacity.get_value())
            cfg["size"] = int(self.scale_size.get_value())
            cfg["thickness"] = int(self.scale_thick.get_value())
            cfg["gap"] = int(self.scale_gap.get_value())
            c = self.btn_color.get_rgba()
            cfg["color"] = _rgba_to_hex((c.red, c.green, c.blue, 1.0))
            cfg["outline"]["enabled"] = bool(self.chk_outline.get_active())
            oc = self.btn_outline_color.get_rgba()
            cfg["outline"]["color"] = _rgba_to_hex((oc.red, oc.green, oc.blue, 1.0))
            cfg["outline"]["opacity"] = float(self.scale_outline_op.get_value())
            cfg["outline"]["thickness"] = int(self.scale_outline_th.get_value())
            cfg["shadow"]["enabled"] = bool(self.chk_shadow.get_active())
            sc = self.btn_shadow_color.get_rgba()
            cfg["shadow"]["color"] = _rgba_to_hex((sc.red, sc.green, sc.blue, 1.0))
            cfg["shadow"]["opacity"] = float(self.scale_shadow_op.get_value())
            cfg["shadow"]["offset_x"] = int(self.spin_sh_x.get_value())
            cfg["shadow"]["offset_y"] = int(self.spin_sh_y.get_value())
            _sanitize_inplace(cfg)

        def _changed(self, rebuild=False):
            if self._suppress_changes:
                return
            if rebuild:
                self._pending_rebuild = True
            if self._debounce_id is not None:
                with contextlib.suppress(Exception):
                    GLib.source_remove(self._debounce_id)
                self._debounce_id = None

            def do_apply():
                self._debounce_id = None
                do_rebuild = self._pending_rebuild
                self._pending_rebuild = False
                was_auto_save = bool(cfg.get("auto_save", True))
                self._read_ui_to_cfg()
                apply_config(rebuild=do_rebuild)
                now_auto_save = bool(cfg.get("auto_save", True))
                _save_if_needed(was_auto_save, now_auto_save)
                self.preview.queue_draw()
                self._update_statusbar()
                return False

            self._debounce_id = GLib.timeout_add(60, do_apply)

        def _save(self):
            self._read_ui_to_cfg()
            _save_cfg()
            self._update_statusbar()
            self._info_dialog("Saved", f"Config saved to:\n{paths.config_file}")

        def _draw_preview(self, widget, cr):
            alloc = widget.get_allocation()
            w = float(alloc.width)
            h = float(alloc.height)
            bg = _hex_to_rgba(cfg.get("preview_bg", "#222222"), 1.0)
            cr.set_source_rgba(*bg)
            cr.rectangle(0, 0, w, h)
            cr.fill()
            if cfg.get("enabled", True):
                _draw_crosshair(cr, w * 0.5, h * 0.5, cfg)
            return False

    settings_window = SettingsWindow()

    if result.recovered and open_config:
        notice = (
            "Your Crosshair config file was invalid and has been reset to defaults.\n"
            f"A backup of the broken file was saved to:\n{result.corrupt_copy}"
        )
        GLib.idle_add(lambda: (settings_window._info_dialog("Config recovered", notice), False)[-1])

    # apply config
    def apply_config(rebuild=False):
        _sanitize_inplace(cfg)
        if rebuild:
            rebuild_windows()
        for w in windows:
            w.apply_config()
        sync_fn = _tray_sync_ref["fn"]
        if sync_fn is not None:
            with contextlib.suppress(Exception):
                sync_fn(rebuild)

    # tray -- one shared menu builder used by both AppIndicator3 and the
    # Gtk.StatusIcon fallback, rebuilt fresh from cfg on every state change
    # (see the sync_fn call in apply_config above) rather than mutated in
    # place. That keeps the "Screen" list and ON/OFF indicator honest no
    # matter whether the change came from the tray itself, the Settings
    # window, a CLI --set/--toggle call, or a monitor hotplug event.
    _tray_sync_ref = {"fn": None}

    def _current_monitor_selection_matches(mode, extra):
        if str(cfg.get("monitor_mode", "all")) != mode:
            return False
        if mode == "name" and extra is not None:
            name, ordinal = extra
            return (str(cfg.get("monitor_name", "")) == name and
                    int(cfg.get("monitor_name_ordinal", 0) or 0) == ordinal)
        return True

    def _apply_monitor_choice(mode, extra):
        cfg["monitor_mode"] = mode
        if mode == "name" and extra is not None:
            name, ordinal = extra
            cfg["monitor_name"] = name
            cfg["monitor_name_ordinal"] = ordinal
        apply_config(rebuild=True)
        if cfg.get("auto_save", True):
            _save_cfg()
        if settings_window.get_visible():
            settings_window._sync_ui_from_cfg()
        else:
            settings_window._update_statusbar()

    def _build_tray_menu():
        menu = Gtk.Menu()
        enabled = bool(cfg.get("enabled", True))

        status_item = Gtk.MenuItem(label=f"\u25cf Crosshair: {'ON' if enabled else 'OFF'}")
        status_item.set_sensitive(False)
        menu.append(status_item)
        _tray_state["status_item"] = status_item
        menu.append(Gtk.SeparatorMenuItem())

        screen_item = Gtk.MenuItem(label="Screen")
        screen_menu = Gtk.Menu()
        radio_items = []
        for lbl, mode, extra in get_monitor_choices_for_ui():
            mi = Gtk.RadioMenuItem(label=lbl)
            if radio_items:
                mi.join_group(radio_items[0])
            radio_items.append(mi)
            # set_active BEFORE connecting -- avoids a spurious "toggled"
            # firing from this programmatic init and re-triggering a rebuild
            mi.set_active(_current_monitor_selection_matches(mode, extra))

            def _mk(mode=mode, extra=extra):
                def _cb(item):
                    if item.get_active():
                        _apply_monitor_choice(mode, extra)
                return _cb

            mi.connect("toggled", _mk())
            screen_menu.append(mi)
        screen_menu.show_all()
        screen_item.set_submenu(screen_menu)
        menu.append(screen_item)
        menu.append(Gtk.SeparatorMenuItem())

        def _open_settings():
            settings_window.show_all()
            settings_window.present()
            return False

        settings_item = Gtk.MenuItem(label=f"{APP_NAME} Settings")
        settings_item.connect("activate", lambda *_: GLib.idle_add(_open_settings))
        menu.append(settings_item)

        toggle_item = Gtk.CheckMenuItem(label="Enabled")
        toggle_item.set_active(enabled)
        _tray_state["toggle_item"] = toggle_item

        def _toggle_cb(item):
            new_val = bool(item.get_active())
            if new_val == bool(cfg.get("enabled", True)):
                return
            cfg["enabled"] = new_val
            apply_config()
            if cfg.get("auto_save", True):
                _save_cfg()
            if settings_window.get_visible():
                settings_window._sync_ui_from_cfg()
            else:
                settings_window._update_statusbar()

        toggle_item.connect("toggled", _toggle_cb)
        menu.append(toggle_item)

        menu.append(Gtk.SeparatorMenuItem())
        restart_item = Gtk.MenuItem(label="\u21ba Restart")
        restart_item.connect("activate", lambda *_: settings_window._restart())
        menu.append(restart_item)
        quit_item = Gtk.MenuItem(label="\u2715 Quit")
        quit_item.connect("activate", lambda *_: request_quit())
        menu.append(quit_item)

        menu.show_all()
        return menu

    _tray_state = {"indicator": None, "status_icon": None, "menu": None,
                   "status_item": None, "toggle_item": None}

    def _refresh_tray_menu_state(enabled):
        # Cheap path for a plain enabled/disabled flip: update the two
        # widgets in place instead of re-walking every monitor and rebuilding
        # the whole menu (get_monitor_choices_for_ui() -> monitor_pretty_name()
        # can block on some drivers -- see _mon_cache_key above -- so this
        # matters for how responsive toggling feels, not just efficiency).
        status_item = _tray_state.get("status_item")
        if status_item is not None:
            with contextlib.suppress(Exception):
                status_item.set_label(f"\u25cf Crosshair: {'ON' if enabled else 'OFF'}")
        toggle_item = _tray_state.get("toggle_item")
        if toggle_item is not None and bool(toggle_item.get_active()) != enabled:
            with contextlib.suppress(Exception):
                toggle_item.set_active(enabled)

    def _sync_tray(rebuild=True):
        enabled = bool(cfg.get("enabled", True))
        state_text = "ON" if enabled else "OFF"
        indicator = _tray_state.get("indicator")
        if indicator is not None:
            if rebuild or _tray_state.get("menu") is None:
                menu = _build_tray_menu()
                _tray_state["menu"] = menu
                with contextlib.suppress(Exception):
                    indicator.set_menu(menu)
            else:
                _refresh_tray_menu_state(enabled)
            # set_label puts short text next to the tray icon on DEs that
            # support it (Unity/some Plasma configs) -- an at-a-glance
            # ON/OFF without opening the menu at all. Harmless no-op
            # elsewhere. set_title shows up in some Plasma hover tooltips.
            with contextlib.suppress(Exception):
                indicator.set_label(state_text, "OFF")
            with contextlib.suppress(Exception):
                indicator.set_title(f"{APP_NAME} \u2014 {state_text}")
        icon = _tray_state.get("status_icon")
        if icon is not None:
            with contextlib.suppress(Exception):
                icon.set_tooltip_text(f"{APP_NAME} \u2014 {state_text}")

    def _setup_tray():
        if HAVE_APPINDICATOR:
            indicator = AppIndicator3.Indicator.new(
                APP_ID,
                "cross",
                AppIndicator3.IndicatorCategory.APPLICATION_STATUS,
            )
            icon_names = ["crosshairs", "input-mouse", "utilities-system-monitor",
                          "applications-games"]
            for name in icon_names:
                try:
                    theme = Gtk.IconTheme.get_default()
                    if theme.has_icon(name):
                        try:
                            indicator.set_icon_full(name, APP_NAME)
                        except AttributeError:
                            indicator.set_icon(name)
                        break
                except Exception:
                    pass

            indicator.set_status(AppIndicator3.IndicatorStatus.ACTIVE)
            _tray_state["indicator"] = indicator
            _tray_sync_ref["fn"] = _sync_tray
            _sync_tray()
            return indicator

        else:
            # Gtk.StatusIcon fallback (deprecated but available everywhere)
            try:
                icon = Gtk.StatusIcon()
                icon.set_from_icon_name("input-mouse")

                def _open_settings():
                    settings_window.show_all()
                    settings_window.present()
                    return False

                icon.connect("activate", lambda *_: GLib.idle_add(_open_settings))

                def _tray_popup(icon, btn, t):
                    _build_tray_menu().popup(None, None, None, None, btn, t)

                icon.connect("popup-menu", _tray_popup)
                icon.set_visible(True)
                _tray_state["status_icon"] = icon
                _tray_sync_ref["fn"] = _sync_tray
                _sync_tray()
                return icon
            except Exception:
                return None

    tray = _setup_tray()  # noqa: F841 -- keep a reference so GC doesn't drop the indicator

    # ipc command handling
    should_quit = {"value": False}

    def _do_quit():
        should_quit["value"] = True
        Gtk.main_quit()

    _quit_callbacks.append(_do_quit)

    def handle_ipc(req):
        cmd = str(req.get("cmd", "")).lower()
        payload = req.get("payload", None)

        def _gl(fn, *args):
            GLib.idle_add(fn, *args, priority=GLib.PRIORITY_DEFAULT)

        if cmd == "status":
            return {
                "ok": True,
                "version": APP_VERSION,
                "pid": os.getpid(),
                "enabled": bool(cfg.get("enabled", True)),
                "shape": cfg.get("shape", "dot"),
                "color": cfg.get("color", "#a000ff"),
                "monitor_mode": cfg.get("monitor_mode", "all"),
                "backend": backend,
                "layershell": use_layershell,
                "monitors": len(get_all_monitors()),
            }
        if cmd == "toggle":
            def _t():
                cfg["enabled"] = not bool(cfg.get("enabled", True))
                apply_config()
                if cfg.get("auto_save", True):
                    _save_cfg()
                if settings_window.get_visible():
                    settings_window._sync_ui_from_cfg()
                else:
                    settings_window._update_statusbar()
            _gl(_t)
            return {"ok": True}
        if cmd == "show":
            def _s():
                cfg["enabled"] = True
                apply_config()
                if cfg.get("auto_save", True):
                    _save_cfg()
            _gl(_s)
            return {"ok": True}
        if cmd == "hide":
            def _h():
                cfg["enabled"] = False
                apply_config()
                if cfg.get("auto_save", True):
                    _save_cfg()
            _gl(_h)
            return {"ok": True}
        if cmd == "config":
            def _c():
                settings_window.show_all()
                settings_window.present()
            _gl(_c)
            return {"ok": True}
        if cmd == "quit":
            _gl(request_quit)
            # Safety net: request_quit only runs once GLib.idle_add
            # dispatches it on the GTK main loop. If that loop is ever
            # wedged -- the same class of stall fixed in the 17/08/2026
            # patch, just hitting a different code path -- the queued
            # quit silently never fires, and this IPC call still reports
            # {"ok": True} even though the daemon keeps running forever.
            # This thread (the IPC server thread, not the GTK thread)
            # waits a few seconds for should_quit to actually flip, and
            # self-terminates if it doesn't. It only ever exits *this*
            # process from inside itself -- no PID/name lookup of any
            # other process, so it doesn't reintroduce the C-01/C-02
            # decoy-process risk that was deliberately removed.
            def _quit_watchdog():
                for _ in range(60):  # ~3s grace period
                    if should_quit["value"]:
                        return
                    time.sleep(0.05)
                log.warning("GTK main loop did not process quit within "
                            "3s (wedged?); self-terminating directly.")
                os._exit(0)
            threading.Thread(target=_quit_watchdog, daemon=True).start()
            return {"ok": True}
        if cmd == "reload":
            _gl(_reload_cfg_and_sync)
            return {"ok": True}
        if cmd == "restart":
            _gl(settings_window._restart)
            return {"ok": True}
        if cmd == "set":
            try:
                patched = core.apply_patch(cfg, payload)
            except core.ConfigError as exc:
                return {"ok": False, "message": str(exc)}
            def _set():
                was_auto_save = bool(cfg.get("auto_save", True))
                cfg.clear()
                cfg.update(patched)
                apply_config(rebuild=True)
                now_auto_save = bool(cfg.get("auto_save", True))
                _save_if_needed(was_auto_save, now_auto_save)
            _gl(_set)
            return {"ok": True}
        return {"ok": False, "message": f"unknown command: {cmd}"}

    # server was already started (lock + socket acquired) earlier, before any
    # window/tray construction -- now that handle_ipc exists, wire it in.
    _ipc_handler_ref["fn"] = handle_ipc

    # config file watcher -- fingerprint-based so our own saves never
    # self-trigger a reload (H-02 / item 9)
    def _watch_config_file():
        try:
            fp = core.file_fingerprint(paths.config_file)
            if fp != _cfg_fingerprint[0]:
                _cfg_fingerprint[0] = fp
                _reload_cfg_and_sync()
        except Exception:
            log.exception("Config watcher failed")
        return True

    GLib.timeout_add(2000, _watch_config_file)

    # monitor change detection (signal + polling fallback). Fingerprints
    # geometry/scale/primary/connector, not just count (item 12), and polls
    # more usefully for "active" mode so it actually follows the cursor
    # output (H-04) without needless full rebuilds.
    def _monitor_fingerprint():
        mons = get_all_monitors()
        try:
            primary = display.get_primary_monitor()
        except Exception:
            primary = None
        parts = []
        for m in mons:
            try:
                g = m.get_geometry()
                parts.append((
                    monitor_pretty_name(m), g.x, g.y, g.width, g.height,
                    round(m.get_scale_factor() or 1), m is primary,
                ))
            except Exception:
                parts.append((id(m),))
        return tuple(parts)

    _last_mon_fp = [_monitor_fingerprint()]
    _last_active_mon = [None]

    def on_mon_change(*_):
        apply_config(rebuild=True)
        try:
            settings_window.refresh_monitor_options()
        except Exception:
            log.exception("Failed to refresh monitor options")

    try:
        display.connect("monitor-added", on_mon_change)
        display.connect("monitor-removed", on_mon_change)
    except Exception:
        pass

    def _poll_monitors():
        fp = _monitor_fingerprint()
        if fp != _last_mon_fp[0]:
            _last_mon_fp[0] = fp
            on_mon_change()
            return True
        if str(cfg.get("monitor_mode", "all")).strip().lower() == "active":
            mons = get_monitors()
            current = id(mons[0]) if mons else None
            if current != _last_active_mon[0]:
                _last_active_mon[0] = current
                apply_config(rebuild=True)
        return True

    GLib.timeout_add(400, _poll_monitors)

    # graceful shutdown on SIGINT/SIGTERM when the GLib main loop dispatches
    # these sources. If that loop is wedged, signal delivery can be starved;
    # use the IPC --quit watchdog before resorting to a verified manual signal.
    def _on_unix_signal(sig_num):
        log.info("Received signal %s; shutting down", sig_num)
        request_quit()
        return GLib.SOURCE_REMOVE

    GLib.unix_signal_add(GLib.PRIORITY_DEFAULT, signal.SIGINT, _on_unix_signal, signal.SIGINT)
    GLib.unix_signal_add(GLib.PRIORITY_DEFAULT, signal.SIGTERM, _on_unix_signal, signal.SIGTERM)

    if open_config:
        GLib.idle_add(lambda: (settings_window.show_all(), settings_window.present(), False)[-1])

    try:
        Gtk.main()
    finally:
        server.stop()
        core.release_restart_guard(_restart_guard["fd"])
        log.info("Stopped %s (pid %s)", APP_NAME, os.getpid())

    return 0

# --- CLI --------------------------------------------------------------

def main():
    parser = argparse.ArgumentParser(prog=APP_ID, add_help=True,
                                     description=f"{APP_NAME} v{APP_VERSION} -- crosshair overlay")
    parser.add_argument("--daemon", action="store_true", help="Run overlay daemon")
    parser.add_argument("--config", action="store_true", help="Open config UI (talks to daemon)")
    parser.add_argument("--toggle", action="store_true", help="Toggle enabled")
    parser.add_argument("--show", action="store_true", help="Enable/show")
    parser.add_argument("--hide", action="store_true", help="Disable/hide")
    parser.add_argument("--quit", action="store_true", help="Quit daemon (idempotent)")
    parser.add_argument("--restart", action="store_true", help="Restart daemon")
    parser.add_argument("--reload", action="store_true", help="Reload config from disk")
    parser.add_argument("--status", action="store_true", help="Print live daemon status")
    parser.add_argument("--set", type=str, help="Set config keys via JSON")
    parser.add_argument("--install", action="store_true",
                        help="Install into ~/.local/bin + app menu")
    parser.add_argument("--autostart", action="store_true",
                        help="Install + enable XDG autostart")
    parser.add_argument("--desktop-shortcut", action="store_true",
                        help="Create a double-clickable .desktop icon on the Desktop")
    parser.add_argument("--no-ui", action="store_true",
                        help="Daemon: do not open config UI on start")
    parser.add_argument("--doctor", action="store_true",
                        help="Print dependency/backend diagnostics")
    parser.add_argument("--uninstall", action="store_true",
                        help="Remove installed app/autostart (keeps config)")
    parser.add_argument("--purge-config", action="store_true",
                        help="Explicitly remove retained user config")
    parser.add_argument("--verbose", action="store_true", help="Verbose daemon logging")
    args = parser.parse_args()

    paths = core.AppPaths.from_env()

    if args.doctor:
        return doctor(paths)

    if args.status:
        try:
            response = core.ipc_call(paths, {"cmd": "status"})
            print(f"daemon:  running (pid {response.get('pid', '?')})")
            print(f"config:  {paths.config_file}")
            print(f"enabled: {response.get('enabled')}")
            print(f"shape:   {response.get('shape')}")
            print(f"color:   {response.get('color')}")
            print(f"monitor: {response.get('monitor_mode')}")
            print(f"backend: {response.get('backend')} (layershell={response.get('layershell')})")
        except core.IpcUnavailable:
            print("daemon:  not running")
            result = core.load_config(paths.config_file)
            print(f"config (on disk): {paths.config_file}")
            print(f"enabled: {result.config.get('enabled', True)}")
            print(f"shape:   {result.config.get('shape', 'dot')}")
            print(f"color:   {result.config.get('color', '#a000ff')}")
            print(f"monitor: {result.config.get('monitor_mode', 'all')}")
            if result.recovered:
                print(f"NOTE: on-disk config was invalid; defaults shown ({result.error})")
        return 0

    if args.install:
        try:
            py_path, bin_path = install_self(paths)
        except core.CoreError as exc:
            print(f"Install failed: {exc}", file=sys.stderr)
            return 1
        print(f"Script:  {py_path}")
        print(f"Command: {bin_path}")
        print(f"Menu:    {paths.application_entry}")
        return 0

    if args.autostart:
        try:
            bin_path, autostart_path = install_autostart(paths)
        except core.CoreError as exc:
            print(f"Autostart install failed: {exc}", file=sys.stderr)
            return 1
        print(f"Command:   {bin_path}")
        print(f"Autostart: {autostart_path}")
        return 0

    if args.desktop_shortcut:
        try:
            path = install_desktop_shortcut(paths)
        except core.CoreError as exc:
            print(f"Desktop shortcut failed: {exc}", file=sys.stderr)
            return 1
        print(f"Desktop shortcut created: {path}")
        print("Double-click it in your file manager to launch.")
        print("Do NOT run it from terminal -- it is a launcher, not a shell script.")
        return 0

    did_something = False
    if args.uninstall:
        removed = uninstall_app(paths)
        print("Removed:" if removed else "Nothing installed to remove.")
        for r in removed:
            print(f"  {r}")
        did_something = True
    if args.purge_config:
        removed = purge_config(paths)
        print("Config purged:" if removed else "No config to purge.")
        for r in removed:
            print(f"  {r}")
        did_something = True
    if did_something:
        return 0

    if args.daemon:
        return run_daemon(paths, open_config=(not args.no_ui), verbose=args.verbose)

    if args.restart:
        try:
            core.ipc_call(paths, {"cmd": "restart"})
        except core.IpcUnavailable:
            start_daemon_background(paths)
        return 0

    explicit = (args.toggle or args.show or args.hide or args.config or
                args.quit or args.reload or (args.set is not None))

    if explicit:
        cmd = None
        payload = None
        if args.toggle:
            cmd = "toggle"
        elif args.show:
            cmd = "show"
        elif args.hide:
            cmd = "hide"
        elif args.config:
            cmd = "config"
        elif args.quit:
            cmd = "quit"
        elif args.reload:
            cmd = "reload"
        elif args.set is not None:
            cmd = "set"
            try:
                payload = json.loads(args.set)
                if not isinstance(payload, dict):
                    raise ValueError("JSON must be an object")
            except (json.JSONDecodeError, ValueError) as exc:
                print('--set expects a JSON object, e.g. --set \'{"enabled": false}\'',
                      file=sys.stderr)
                print(str(exc), file=sys.stderr)
                return 2

        request = {"cmd": cmd}
        if payload is not None:
            request["payload"] = payload

        response = None
        try:
            response = core.ipc_call(paths, request)
        except core.IpcUnavailable:
            if cmd == "quit":
                print("Daemon not running.")
                return 0
            if not start_daemon_background(paths):
                print("Could not start daemon.", file=sys.stderr)
                return 2
            for _ in range(80):
                time.sleep(0.05)
                try:
                    candidate = core.ipc_call(paths, request)
                except core.IpcUnavailable:
                    continue
                # The daemon binds its socket before constructing GTK/tray
                # state, so the first client can connect while the dispatcher
                # is deliberately returning this temporary response. Treat
                # it like an unavailable socket and retry instead of
                # surfacing a spurious failure on the very first --toggle.
                if (not candidate.get("ok") and
                        candidate.get("message") == "daemon is still starting up"):
                    continue
                response = candidate
                break

        if response is None:
            print("Could not contact daemon.", file=sys.stderr)
            return 2
        if not response.get("ok", False):
            print(f"Command failed: {response.get('message', 'unknown error')}", file=sys.stderr)
            return 2
        return 0

    # no args: start daemon, or bring up config if already running
    try:
        response = core.ipc_call(paths, {"cmd": "config"})
        if response.get("ok", False):
            return 0
    except core.IpcUnavailable:
        pass
    return run_daemon(paths, open_config=True, verbose=args.verbose)


if __name__ == "__main__":
    raise SystemExit(main())
